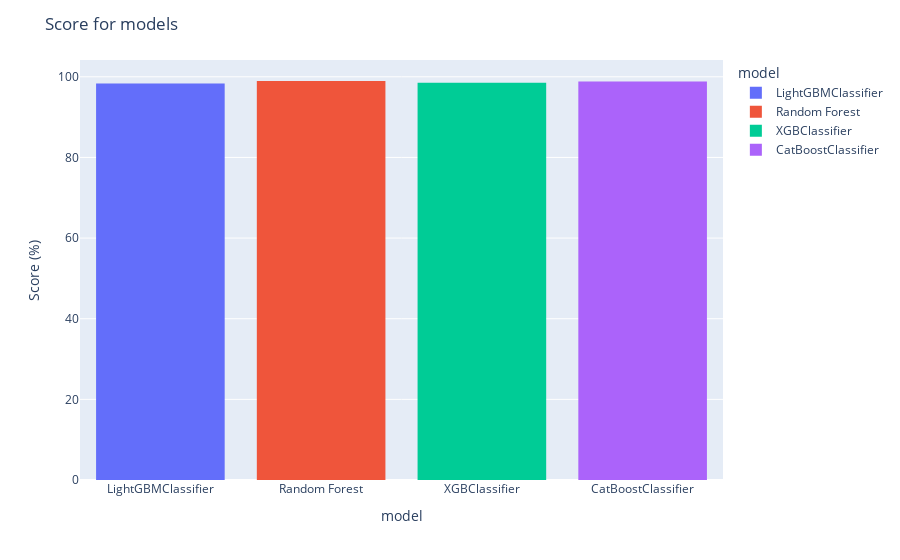

Notebook cell for this chart:
### Code cell
# Create a bar chart
fig = px.histogram(dfmetrics, x="model", y = "score", color="model")
fig.update_layout(title_text='Score for models',xaxis_title="model",
    yaxis_title="Score (%)")
fig.show()

### Figure 1 — Plotly figure (JSON) as saved in the notebook; plotly's stock layout.template omitted (floating-point values rounded to 4 significant figures)
{"data": [{"alignmentgroup": "True", "bingroup": "x", "histfunc": "sum", "hovertemplate": "model=%{x}<br>sum of score=%{y}<extra></extra>", "legendgroup": "LightGBMClassifier", "marker": {"color": "#636efa", "pattern": {"shape": ""}}, "name": "LightGBMClassifier", "offsetgroup": "LightGBMClassifier", "orientation": "v", "showlegend": true, "type": "histogram", "x": ["LightGBMClassifier"], "xaxis": "x", "y": [98.34], "yaxis": "y"}, {"alignmentgroup": "True", "bingroup": "x", "histfunc": "sum", "hovertemplate": "model=%{x}<br>sum of score=%{y}<extra></extra>", "legendgroup": "Random Forest", "marker": {"color": "#EF553B", "pattern": {"shape": ""}}, "name": "Random Forest", "offsetgroup": "Random Forest", "orientation": "v", "showlegend": true, "type": "histogram", "x": ["Random Forest"], "xaxis": "x", "y": [98.96], "yaxis": "y"}, {"alignmentgroup": "True", "bingroup": "x", "histfunc": "sum", "hovertemplate": "model=%{x}<br>sum of score=%{y}<extra></extra>", "legendgroup": "XGBClassifier", "marker": {"color": "#00cc96", "pattern": {"shape": ""}}, "name": "XGBClassifier", "offsetgroup": "XGBClassifier", "orientation": "v", "showlegend": true, "type": "histogram", "x": ["XGBClassifier"], "xaxis": "x", "y": [98.53], "yaxis": "y"}, {"alignmentgroup": "True", "bingroup": "x", "histfunc": "sum", "hovertemplate": "model=%{x}<br>sum of score=%{y}<extra></extra>", "legendgroup": "CatBoostClassifier", "marker": {"color": "#ab63fa", "pattern": {"shape": ""}}, "name": "CatBoostClassifier", "offsetgroup": "CatBoostClassifier", "orientation": "v", "showlegend": true, "type": "histogram", "x": ["CatBoostClassifier"], "xaxis": "x", "y": [98.85], "yaxis": "y"}], "layout": {"barmode": "relative", "legend": {"title": {"text": "model"}, "tracegroupgap": 0}, "margin": {"t": 60}, "title": {"text": "Score for models"}, "xaxis": {"anchor": "y", "categoryarray": ["LightGBMClassifier", "Random Forest", "XGBClassifier", "CatBoostClassifier"], "categoryorder": "array", "domain": [0, 1], "title": {"text": "model"}}, "yaxis": {"anchor": "x", "domain": [0, 1], "title": {"text": "Score (%)"}}}}
